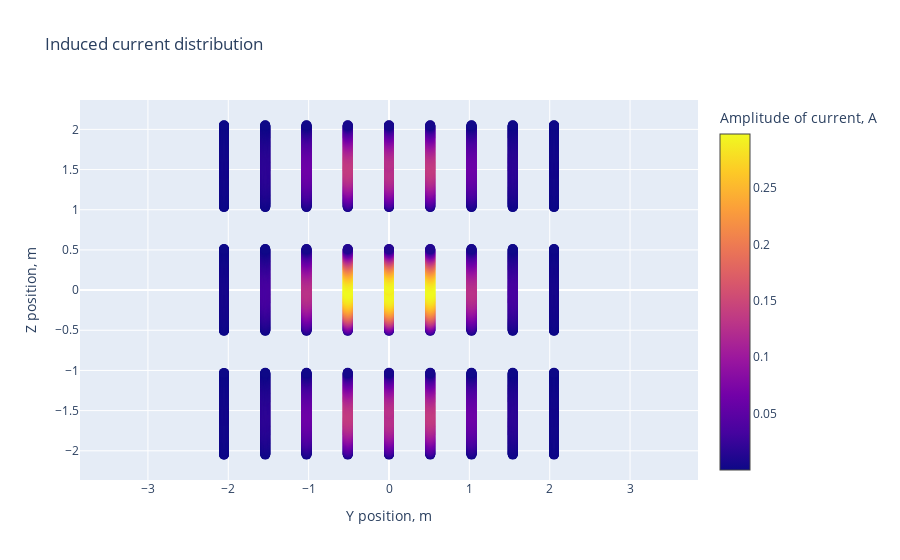

Notebook source saved alongside this figure:
### Code cell
current = efie.calculate_currents(test, incident_voltage, frequency, delta_r)
E_total, angles = efie.directional_pattern(current=current, R=R, delta_r=delta_r, frequency=frequency)
gm.dp(E_total, angles)
gm.current_disribution_together(R_block, current)
gm.current_distribution_2d(R, current)

### Figure 1 — Plotly figure (JSON) as saved in the notebook; plotly's stock layout.template omitted (floating-point values rounded to 4 significant figures; data arrays with more than 128 entries replaced by an {"elided": "..."} marker saying what was removed)
{"data": [{"marker": {"color": {"elided": "6723 float values"}, "colorbar": {"title": {"text": "Amplitude of current, A"}}, "colorscale": [[0, "#0d0887"], [0.1111, "#46039f"], [0.2222, "#7201a8"], [0.3333, "#9c179e"], [0.4444, "#bd3786"], [0.5556, "#d8576b"], [0.6667, "#ed7953"], [0.7778, "#fb9f3a"], [0.8889, "#fdca26"], [1, "#f0f921"]], "showscale": true, "size": 10}, "mode": "markers", "name": "Точки", "type": "scatter", "x": {"elided": "6723 float values"}, "y": {"elided": "6723 float values"}}], "layout": {"title": {"text": "Induced current distribution"}, "xaxis": {"scaleanchor": "y", "title": {"text": "Y position, m"}}, "yaxis": {"scaleanchor": "x", "title": {"text": "Z position, m"}}}}
